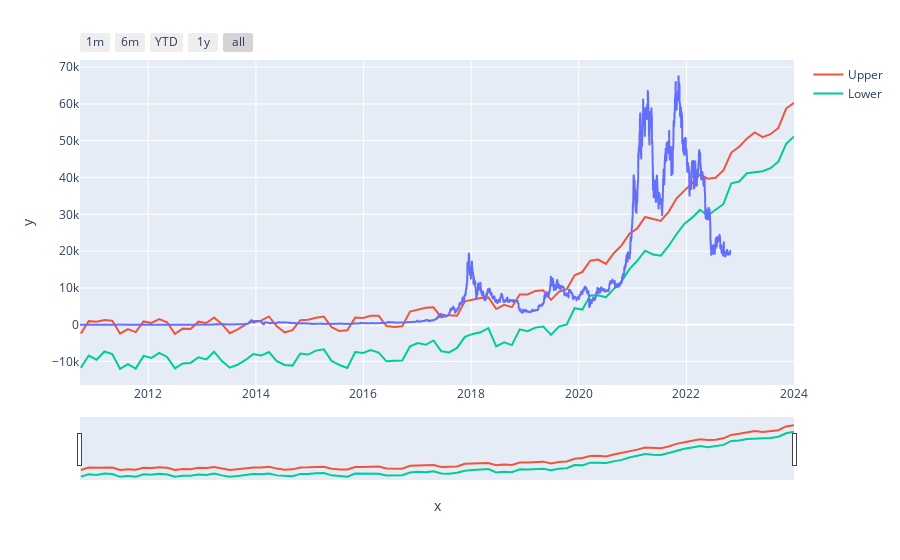

Here is the notebook cell this chart was saved with:
### Code cell
import plotly.express as px

fig = px.line(x=df_train['ds'], y=df_train['y'])
fig.add_scatter(x=prediction['ds'], y=prediction['yhat'], name="Upper")
fig.add_scatter(x=prediction['ds'], y=prediction['yhat_lower'], name="Lower")
# fig.add_scatter(x=data.index, y=data['Open'], name="Open")

fig.update_xaxes(
    rangeslider_visible = True,
    rangeselector = dict(
        buttons = list([
            dict(count = 1, label = "1m", step = "month", stepmode = "backward"),
            dict(count = 6, label = "6m", step = "month", stepmode = "backward"),
            dict(count = 1, label = "YTD", step = "year", stepmode = "todate"),
            dict(count = 1, label = "1y", step = "year", stepmode = "backward"),
            dict(step = "all")
        ])
    )
)


fig.show()
